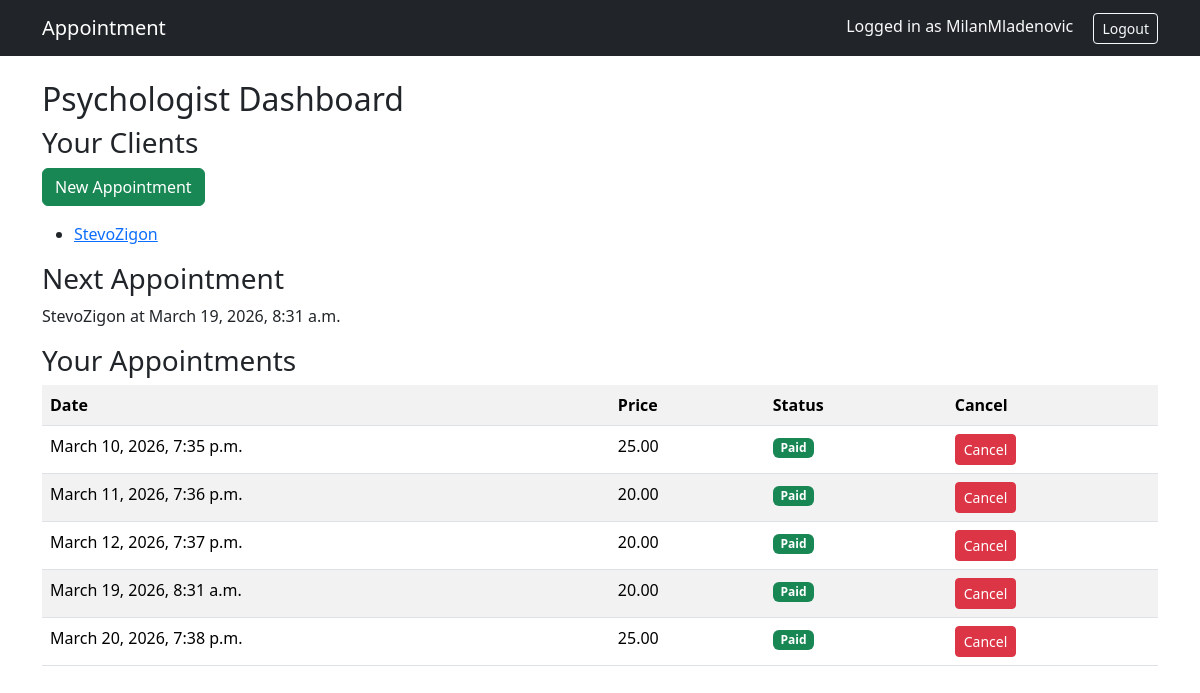
/psychologist/ (signed in), run on an earlier commit of the app's database.
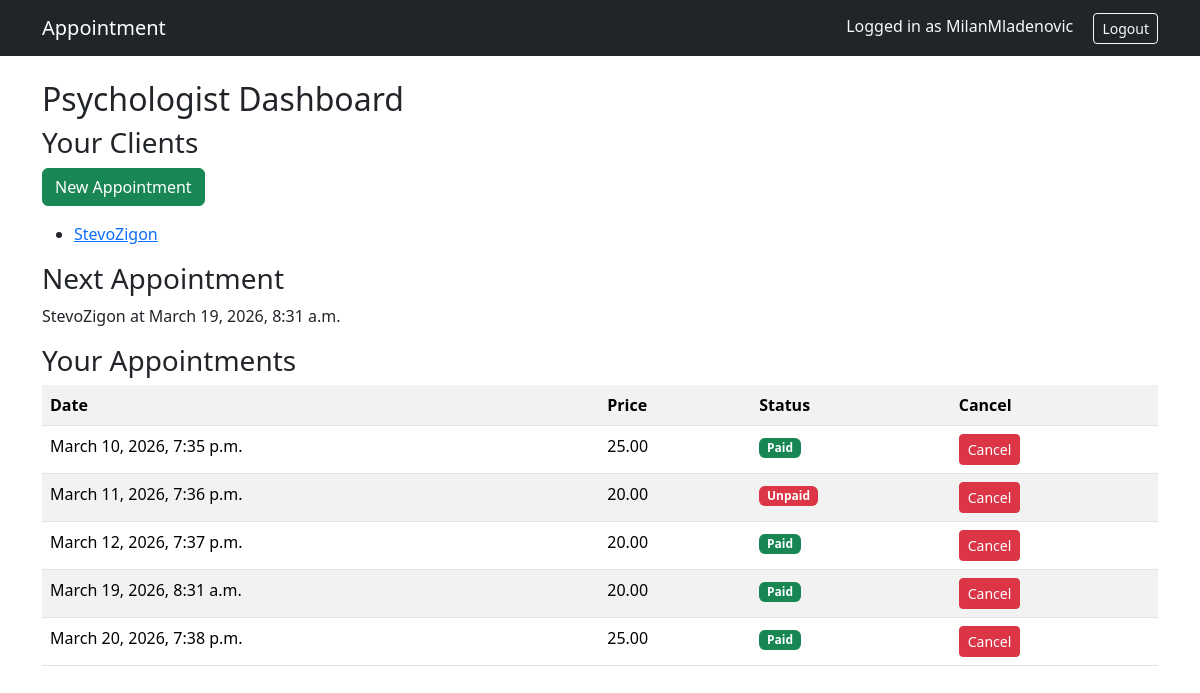
And on a later commit of the database.
### appointments/models.py (models this page shows, shortened)
class Appointment(models.Model):
    psychologist = models.ForeignKey(
        settings.AUTH_USER_MODEL,
        on_delete=models.CASCADE,
        related_name='appointments_as_psychologist',
        limit_choices_to={'role':'psychologist'}
    )
    client = models.ForeignKey(
        settings.AUTH_USER_MODEL,
        on_delete=models.CASCADE,
        related_name='appointment_as_client',
        limit_choices_to={'role':'client'}
    )
    start_time = models.DateTimeField()
    end_time = models.DateTimeField()
    price = models.DecimalField(max_digits=8, decimal_places=2)
    paid = models.BooleanField(default=False)

### users/views.py (the view)
# urls.py: path('psychologist/', psychologist_dashboard, name='psychologist_dashboard'),
@login_required
def psychologist_dashboard(request):
    appointments = Appointment.objects.filter(
        psychologist=request.user
    ).order_by('start_time')
    clients = ClientProfile.objects.filter(
        psychologist=request.user
    )
    next_appointment = appointments.filter(
        start_time__gte=timezone.now()
    ).order_by('start_time').first()
    return render(request, 'psychologist_dashboard.html', {
        'appointments': appointments,
        'next_appointment': next_appointment,
        'clients': clients
    })

### templates/psychologist_dashboard.html
{% extends "base.html" %}
{% block content %}
<h2>Psychologist Dashboard</h2>
<h3>Your Clients</h3>
<a class="btn btn-success mb-3" href="{% url 'create_appointment' %}">
    New Appointment
</a>
<ul>
{% for client in clients %}
    <li>
        <a href="{% url 'client_detail' client.user.id %}">
            {{ client.user.username }}
        </a>
    </li>
{% empty %}
    <li>No clients assigned</li>
{% endfor %}
</ul>
<h3>Next Appointment</h3>
{% if next_appointment %}
<p>
    {{ next_appointment.client.username }} at
    {{ next_appointment.start_time }}
</p>
{% else %}
<p>No upcoming appointments</p>
{% endif %}
<h3>Your Appointments</h3>
<table class="table table-striped">
<tr>
    <th>Date</th>
    <th>Price</th>
    <th>Status</th>
    <th>Cancel</th>
</tr>
{% for appointment in appointments %}
<tr>
    <td>{{ appointment.start_time }}</td>
    <td>{{ appointment.price }}</td>
    <td>
        {% if appointment.paid %}
            <span class="badge bg-success">Paid</span>
        {% else %}
            <span class="badge bg-danger">Unpaid</span>
        {% endif %}
    </td>
    <td>
        <a class="btn btn-sm btn-danger"
            href="{% url 'cancel_appointment' appointment.id %}">
            Cancel
        </a>
    </td>
</tr>
{% endfor %}
</table>
{% endblock %}

What changed in the data, as far as the page shows it:
changed Appointment "March 11, 2026, 7:36 p.m.": paid "Paid" → "Unpaid"
